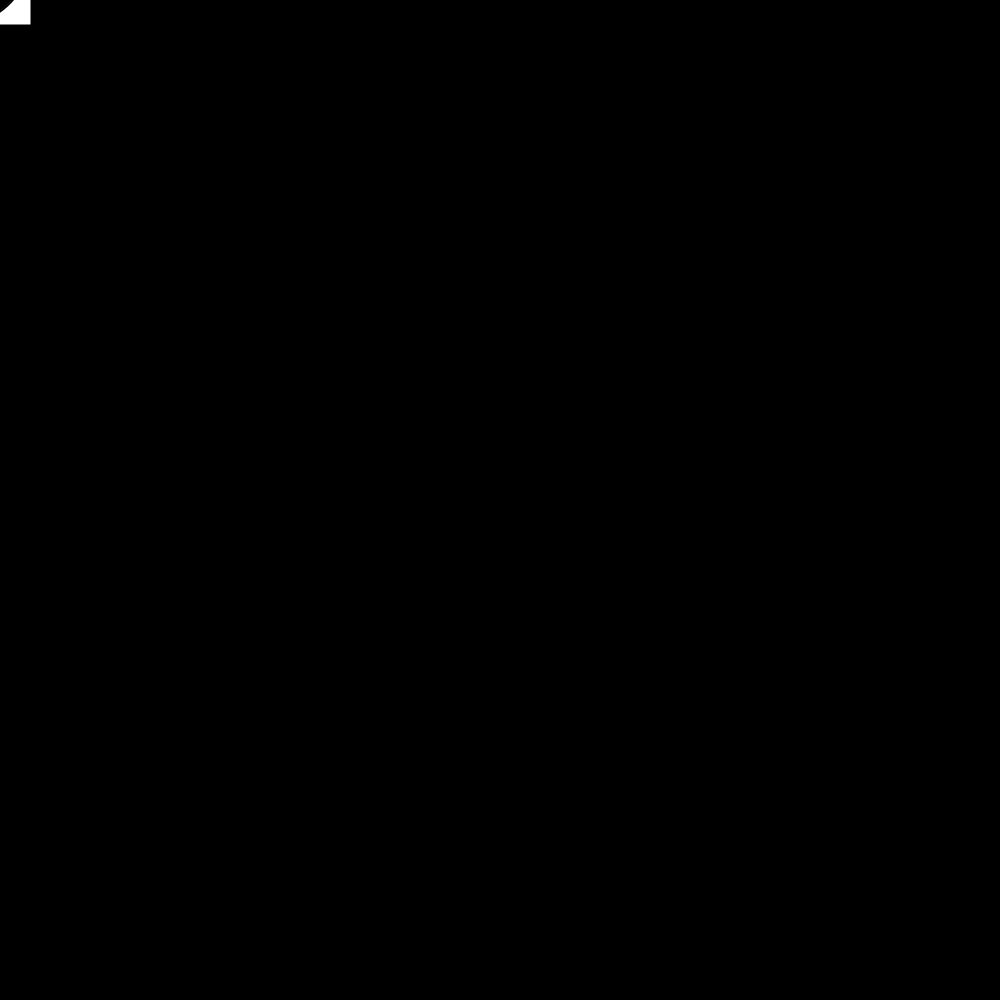
Frame 1 (no input)
Frame 60 (the mouse pressed at the canvas centre just before this capture): identical to frame 1, image omitted
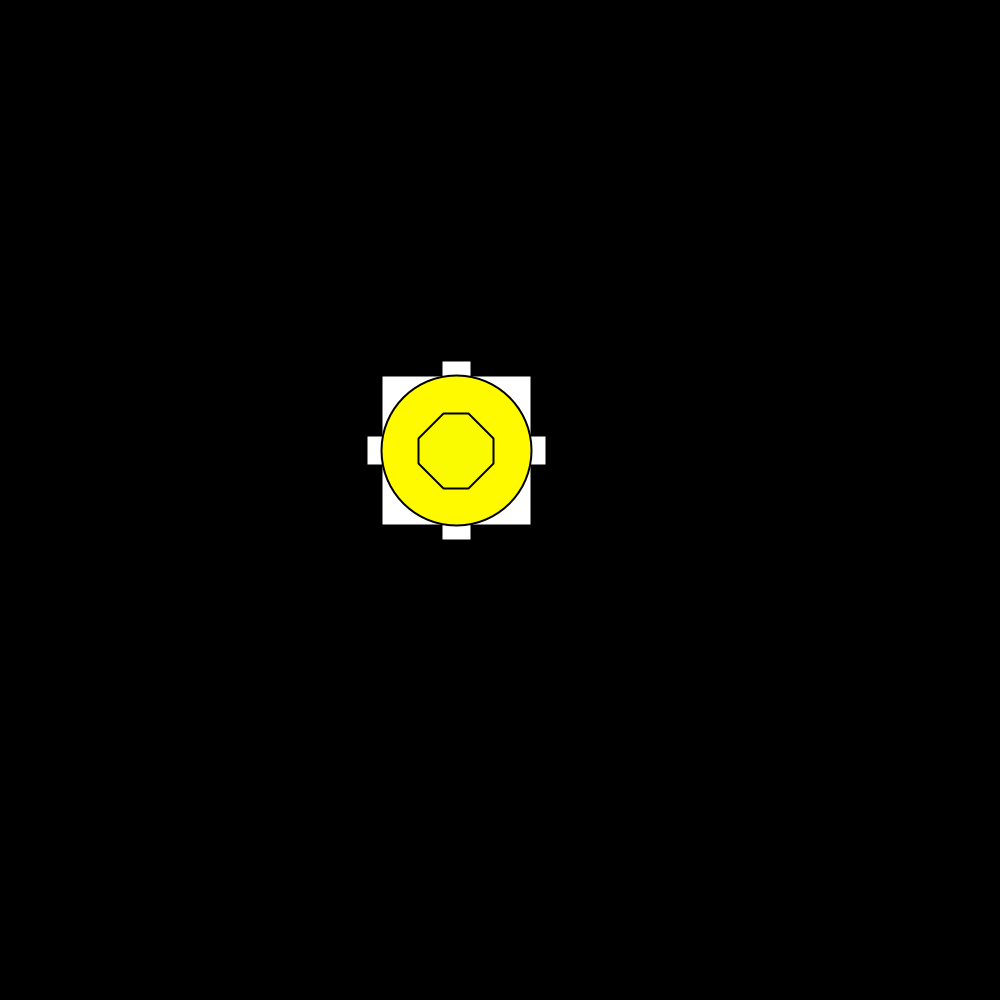
Frame 120 (the mouse held since frame 60 and released just before this capture)

The Processing sketch that drew these frames (run headless with seeded random() and noise(); from frame 60 on, the mouse is pressed at the canvas centre):

// Processing sketch: processing_153530
// ── processing_153530.pde

//sshaik
//copyright
float anchorPointX;
float anchorPointY;
float [] randomFillFactor = new float[4];
float backgroundR = 0;
float backgroundG = 0;
float backgroundB = 0;
ArrayList<BulletClass> bulletArray= new ArrayList<BulletClass>();
boolean initialClick = false;
void setup()
{
 size(1000,1000);
 rectMode(CENTER);
}

void draw()
{
  if(!initialClick)
  {
     fill(#FFFFFF);
     text("Click the screen",width*.5,20);
  }
  noCursor();
  background(backgroundR,backgroundG,backgroundB);
  drawBullets();
  float previousMouseX = -10000;
  float previousMouseY = -10000;
  
  boolean firstRun = true;
  float randomFillFactor = random(50)*.2;
  previousMouseX = mouseX;
  previousMouseY = mouseY;
  strokeWeight(2);
  float currentMouseX = mouseX*.5;
  float currentMouseY = mouseY*.5;
  anchorPointX = mouseX;
  anchorPointY = mouseY;
  float circleRad = 150.0;
  fill(#FFFFFF);
  rect(anchorPointX-44,anchorPointY-50,150,150);
  rect(anchorPointX-44-75,anchorPointY-50,30,30);
  rect(anchorPointX-44+75,anchorPointY-50,30,30);
  rect(anchorPointX-44,anchorPointY+25,30,30);
  rect(anchorPointX-44,anchorPointY-125,30,30);
  fill(currentMouseX*randomFillFactor,currentMouseY,currentMouseX-currentMouseY);
  ellipse(anchorPointX-44,anchorPointY-50,circleRad,circleRad);
  
  fill(currentMouseX,currentMouseY*randomFillFactor,currentMouseX-currentMouseY);
  float rectWidth = 75.0;
  float rectHeight = 75.0;
  fill(currentMouseX,currentMouseY,(currentMouseX-currentMouseY)*randomFillFactor);
  float xOffset = -32.0;
  float yOffset = -62.0;
  beginShape();
  vertex(anchorPointX-25+xOffset,anchorPointY-25+yOffset);
  vertex(anchorPointX+xOffset,anchorPointY-25+yOffset);
  vertex(anchorPointX+25+xOffset,anchorPointY+yOffset);
  vertex(anchorPointX+25+xOffset,anchorPointY+25+yOffset);
  vertex(anchorPointX+xOffset,anchorPointY+50+yOffset);
  vertex(anchorPointX-25+xOffset,anchorPointY+50+yOffset);
  vertex(anchorPointX-50+xOffset,anchorPointY+25+yOffset);
  vertex(anchorPointX-50+xOffset,anchorPointY+yOffset);
   vertex(anchorPointX-25+xOffset,anchorPointY-25+yOffset);
  endShape();
  strokeWeight(1);
  //triangle(anchorPointX-130,anchorPointY-50,anchorPointX-100,anchorPointY-30,anchorPointX-100,anchorPointY-70);
  //line(anchorPointX-44,anchorPointY-circleRad,anchorPointX-44,anchorPointY+circleRad);
  //stroke(255,255,255);
  
  
  //line(anchorPointY-circleRad,anchorPointY-44,anchorPointY+circleRad,anchorPointY-44);
}

void mouseClicked()
{
  backgroundR = random(255);
  backgroundG = random(255);
  backgroundB = random(255);
  BulletClass newBullet = new BulletClass(anchorPointX-144,anchorPointY-50);
  bulletArray.add(newBullet);
  print(bulletArray.size());
}

void drawBullets()
{
  for(int i = 0;i<bulletArray.size();i++)
  {
    BulletClass currentBullet = bulletArray.get(i);
    if(currentBullet.bulletX<=0)
    {
      bulletArray.remove(i);
    }
  }
  for(BulletClass a : bulletArray)
  {
     if(a.bulletX>=0)
     {
     a.bulletX -= 10;
     translate(a.bulletX+10,a.bulletY);
     rotate((frameCount*.5)%360);
     //triangle(a.bulletX,a.bulletY,a.bulletX+30,a.bulletY+20,a.bulletX+30,a.bulletY-20);
     triangle(0,0,30,20,30,-20);
     rotate(-(frameCount*.5)%360);
     translate(-(a.bulletX+10),-(a.bulletY));
     }
  } 
}
class BulletClass
{
  float bulletX;
  float bulletY;
  
  BulletClass(float bulletXIn, float bulletYIn)
  {
    bulletX = bulletXIn;
    bulletY = bulletYIn;
  } 
}
